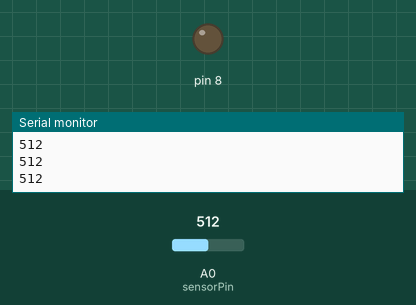
Simulated run of this sketch. Board: Arduino Uno, built with avr-gcc and run on an emulated ATmega328P. On the bench: output pins drawn as LEDs (lit = HIGH), the last lines printed to the serial monitor. The test bench sets the inputs (shaded band); at power-on: A0 (sensorPin) = 512.

Above: at 1.2 s.
1.3 s: A0 (sensorPin) set to 216
2.8 s: A0 (sensorPin) set to 188
At 3.2 s:
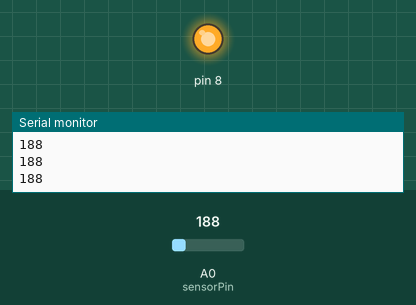
4.3 s: A0 (sensorPin) set to 306
At 5.5 s:
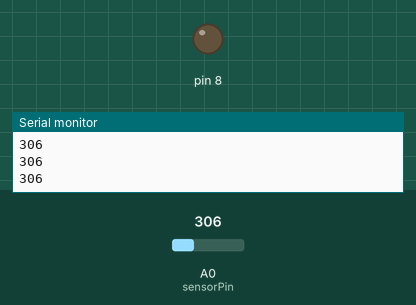
5.8 s: A0 (sensorPin) set to 122
At 6.7 s:
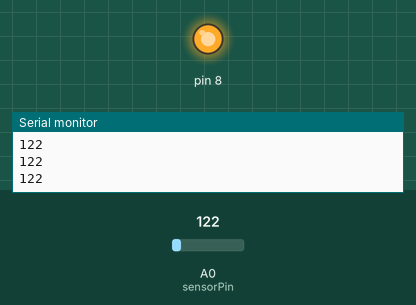
Timing chart, 0 to 8.3 s (numbered marks = the images above; inputs shaded):
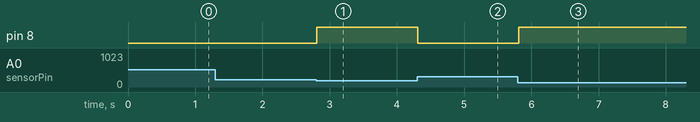

Measured:
- the behaviour switches between 201 and 200 on A0 (sensorPin) (found by bisection; images 0 and 1)
- after the input at 2.8 s, pin 8: LOW → HIGH at once
- after the input at 4.3 s, pin 8: HIGH → LOW at once
- after the input at 5.8 s, pin 8: LOW → HIGH at once

The sketch:

14_constrain_map_value.ino
```cpp
//map(), constrain()

  int sensorPin = A0;
  int sensorVal = 0;


void setup() {
  Serial.begin(9600);
  pinMode (sensorPin, INPUT);
}

void loop() {
  sensorVal = analogRead(sensorPin);
  Serial.println(sensorVal);

  sensorVal = map(sensorVal, 0, 400, 0, 255);
  sensorVal = constrain(sensorVal, 0, 255);

  analogWrite(8, 255 - sensorVal);
}
```
